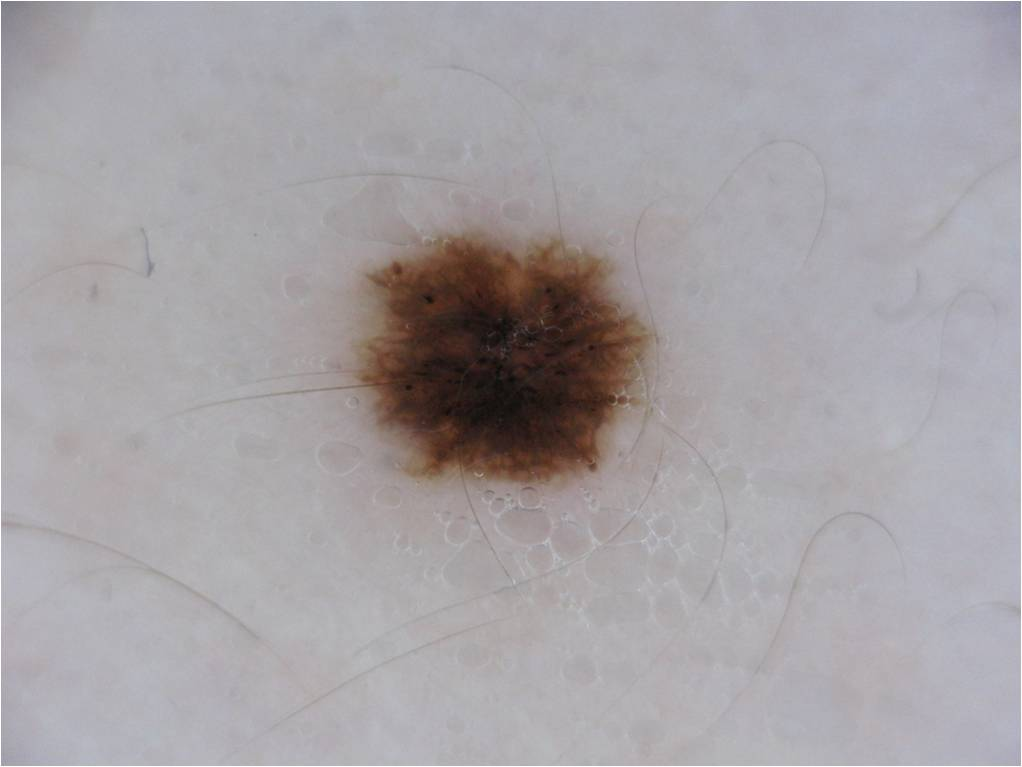
#> input picture website/content/images/benigno_1.jpg, 1022 x 767 px
$ python -i features.py   (imports and definitions only)
#> lines starting #> are read from the running program, lines starting #| are printed output that depends on the picture
#> further down, picture is the input picture: shape (767, 1022, 3); mean B, G, R 165.7, 162.1, 166.3
import numpy as np
from scipy.stats import skew
from scipy.stats import kurtosis
from skimage.feature import graycomatrix, graycoprops
from skimage.feature import local_binary_pattern

# [86 lines left out: functions descriptores, descriptores_full, momentos, descriptores_coocurrencia, marcadores_melanoma, not called in this run]

def LBP(image, P=8, R=2, bins=10):
#> called with P = 8, R = 2, bins = 10
    lbp       = local_binary_pattern(image[:,:,0], P=P, R=R, method="uniform")
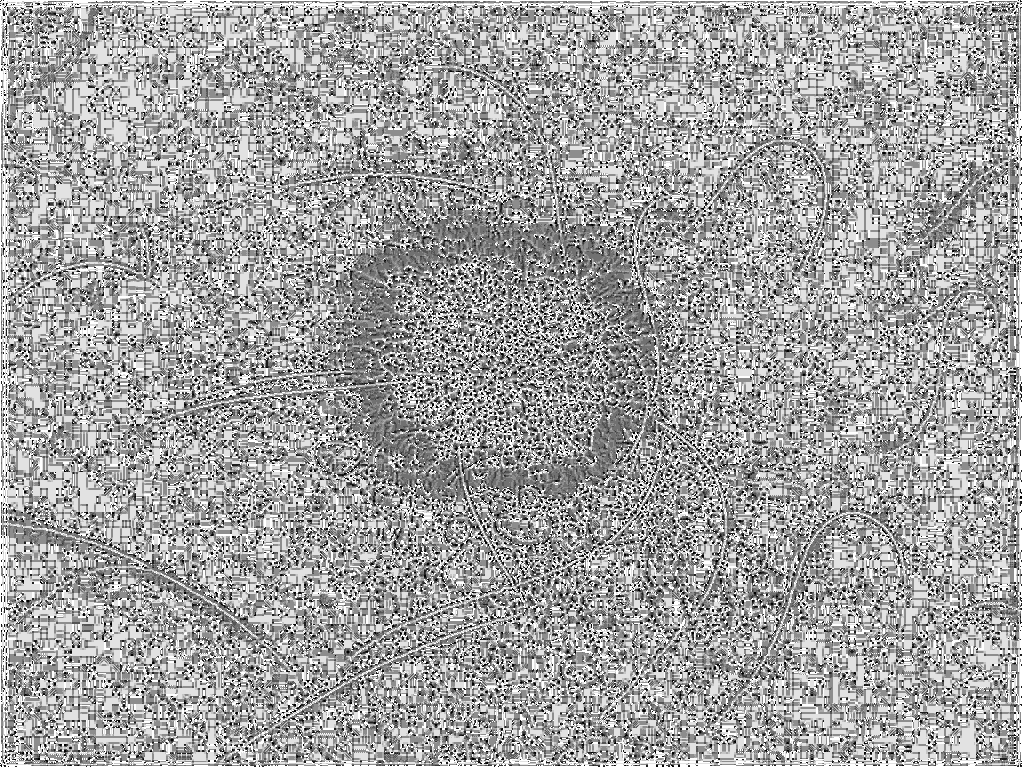
#> lbp: shape (767, 1022) float64; min 0, max 9, mean 5.72; drawn with min black and max white
    lbp_0, _  = np.histogram(lbp, density=True, bins=bins, range=(0,int(lbp.max()+1)))
#> lbp_0 = [0.0223, 0.0445, 0.0325, 0.0917, 0.0943, 0.202, 0.103, 0.0838, 0.195, 0.131]
    lbp       = local_binary_pattern(image[:,:,1], P=P, R=R, method="uniform")
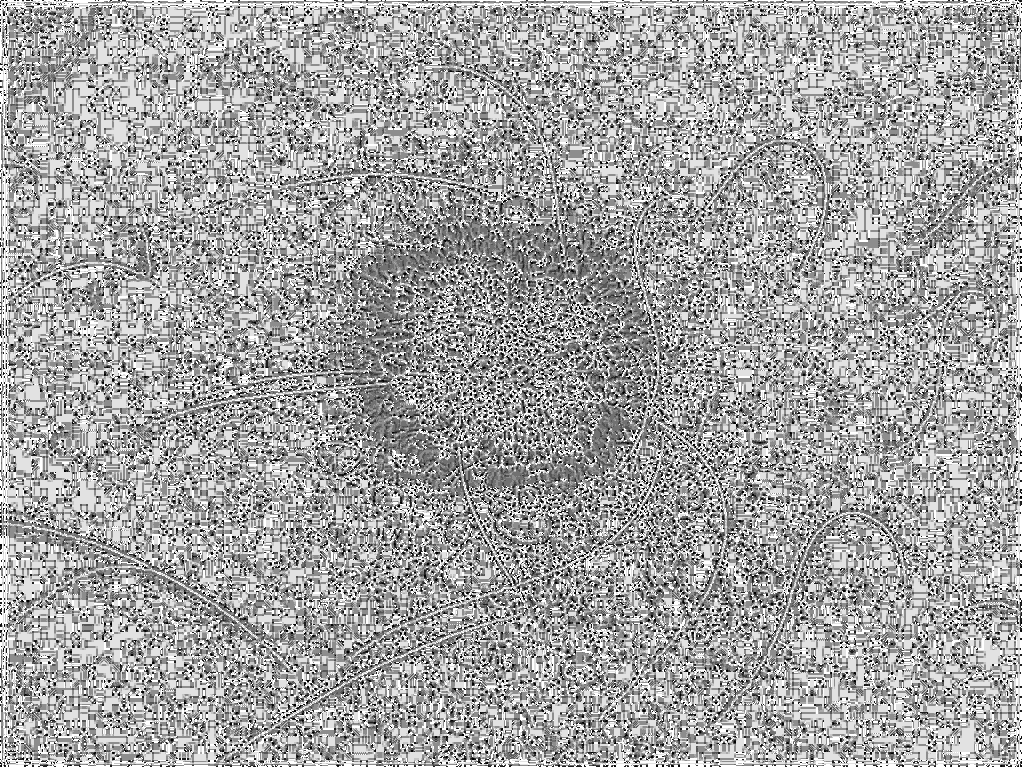
#> lbp: shape (767, 1022) float64; min 0, max 9, mean 5.76; drawn with min black and max white
    lbp_1, _  = np.histogram(lbp, density=True, bins=bins, range=(0,int(lbp.max()+1)))
#> lbp_1 = [0.0234, 0.0464, 0.0328, 0.0879, 0.0879, 0.193, 0.102, 0.089, 0.201, 0.136]
    lbp       = local_binary_pattern(image[:,:,2], P=P, R=R, method="uniform")
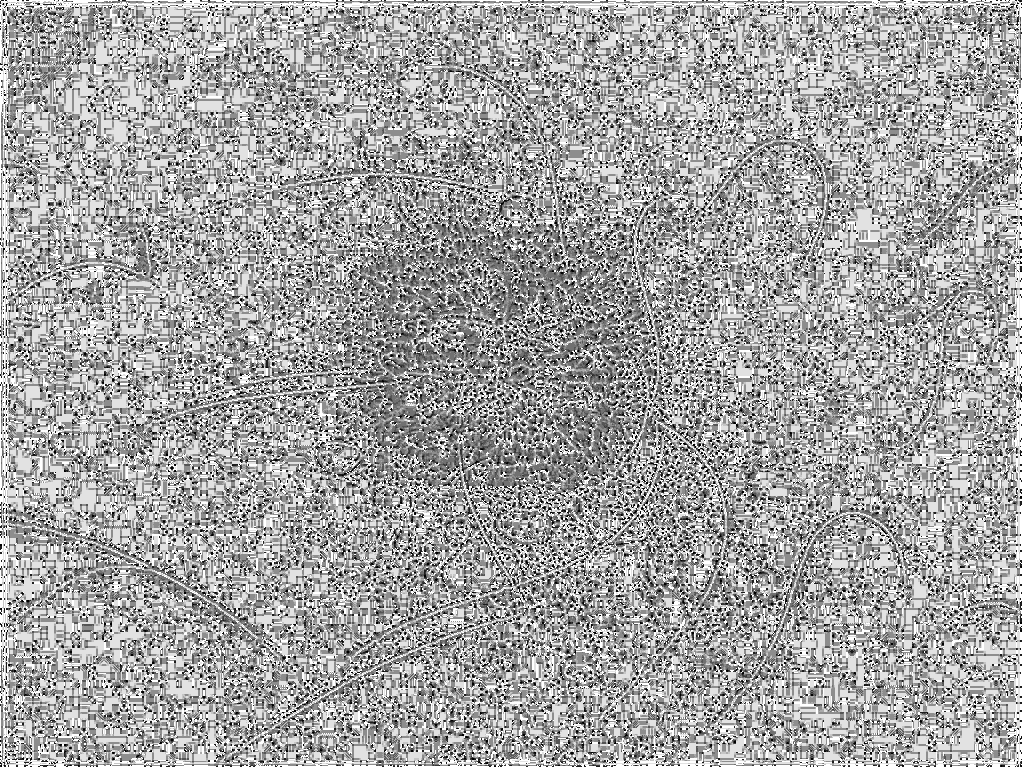
#> lbp: shape (767, 1022) float64; min 0, max 9, mean 5.78; drawn with min black and max white
    lbp_2, _  = np.histogram(lbp, density=True, bins=bins, range=(0,int(lbp.max()+1)))
#> lbp_2 = [0.0239, 0.0466, 0.0328, 0.0865, 0.0859, 0.19, 0.103, 0.0888, 0.204, 0.138]
    return lbp_0, lbp_1, lbp_2


>>> import cv2
>>> picture = cv2.imread('../../website/content/images/benigno_1.jpg')
>>> result = LBP(picture)
#> result = ([0.0223, 0.0445, 0.0325, 0.0917, 0.0943, 0.202, 0.103, 0.0838, 0.195, 0.131], [0.0234, 0.0464, 0.0328, 0.0879, 0.0879, 0.193, 0.102, 0.089, 0.201, 0.136], [0.0239, 0.0466, 0.0328, 0.0865, 0.0859, 0.19, 0.103, 0.0888, 0.204, 0.138])
